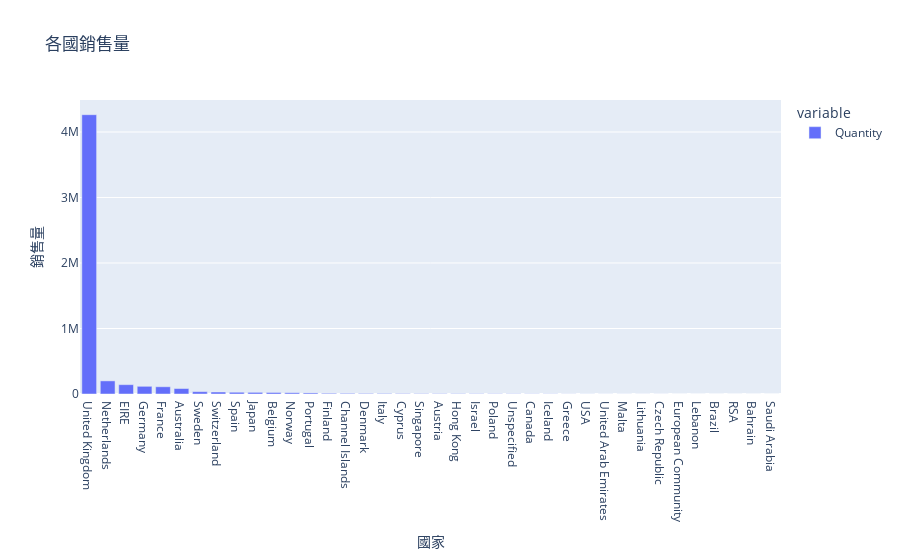

Source (notebook cell):
### Code cell
# 依照國家分組，計算每個國家的銷售量
country = data.groupby(['Country'])

fig = px.bar(country['Quantity'].sum().sort_values(ascending=False), title='各國銷售量').update_layout(xaxis_title='國家', yaxis_title='銷售量')
fig.show()

### Figure 1 — Plotly figure (JSON) as saved in the notebook; plotly's stock layout.template omitted (floating-point values rounded to 4 significant figures)
{"data": [{"alignmentgroup": "True", "hovertemplate": "variable=Quantity<br>Country=%{x}<br>value=%{y}<extra></extra>", "legendgroup": "Quantity", "marker": {"color": "#636efa", "pattern": {"shape": ""}}, "name": "Quantity", "offsetgroup": "Quantity", "orientation": "v", "showlegend": true, "textposition": "auto", "type": "bar", "x": ["United Kingdom", "Netherlands", "EIRE", "Germany", "France", "Australia", "Sweden", "Switzerland", "Spain", "Japan", "Belgium", "Norway", "Portugal", "Finland", "Channel Islands", "Denmark", "Italy", "Cyprus", "Singapore", "Austria", "Hong Kong", "Israel", "Poland", "Unspecified", "Canada", "Iceland", "Greece", "USA", "United Arab Emirates", "Malta", "Lithuania", "Czech Republic", "European Community", "Lebanon", "Brazil", "RSA", "Bahrain", "Saudi Arabia"], "xaxis": "x", "y": [4263829, 200128, 142637, 117448, 110480, 83653, 35637, 30325, 26824, 25218, 23152, 19247, 16180, 10666, 9479, 8188, 7999, 6317, 5234, 4827, 4769, 4353, 3653, 3300, 2763, 2458, 1556, 1034, 982, 944, 652, 592, 497, 386, 356, 352, 260, 75], "yaxis": "y"}], "layout": {"barmode": "relative", "legend": {"title": {"text": "variable"}, "tracegroupgap": 0}, "title": {"text": "各國銷售量"}, "xaxis": {"anchor": "y", "domain": [0, 1], "title": {"text": "國家"}}, "yaxis": {"anchor": "x", "domain": [0, 1], "title": {"text": "銷售量"}}}}
